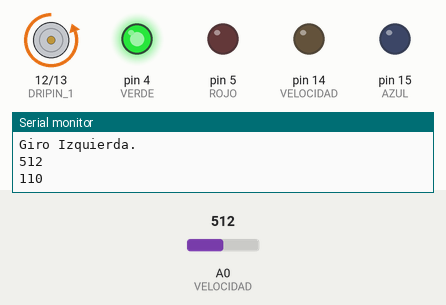
This sketch was run on a simulated Arduino Uno, built with avr-gcc and run on an emulated ATmega328P. Parts: motor-driver pin pairs drawn as motors (green arrow = first pin HIGH = forward, orange = second pin HIGH = backward, longer = more drive), output pins drawn as LEDs (lit = HIGH), the last lines printed to the serial monitor. Inputs (shaded band) come from the test bench; at power-on: A0 (VELOCIDAD) = 512.

Above: at 8.8 s.
8.9 s: A0 (VELOCIDAD) set to 929
17.5 s: A0 (VELOCIDAD) set to 955
At 30.0 s:
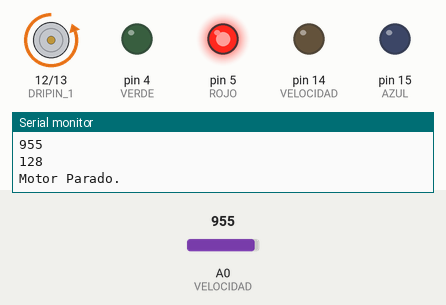
30.5 s: A0 (VELOCIDAD) set to 900
At 32.3 s:
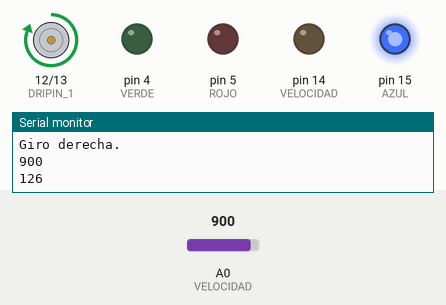
41.5 s: A0 (VELOCIDAD) set to 1023
At 49.4 s:
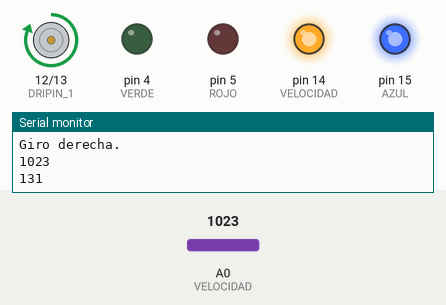
54.5 s: A0 (VELOCIDAD) set to 716
At 56.7 s:
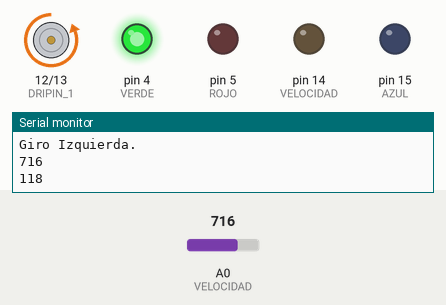
Timing chart, 0 to 65.5 s (numbered marks = the images above; inputs shaded):
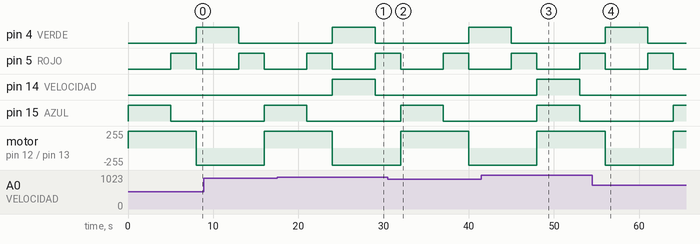

The sketch:

29_motorLM293D.ino
```cpp
#define VELOCIDAD 14
#define DRIPIN_1 12
#define DRIPIN_2 13
#define ROJO 5
#define VERDE 4
#define AZUL 15
#define PARO 0 // valor
#define IZQUIERDA 1
#define DERECHA 2
#define POT 0 // pin

#include <Wire.h>
#include <LiquidCrystal_I2C.h>

#define SDA 13
#define SCL 14

#define ADDR  0x27  //0x3F  //0x27

LiquidCrystal_I2C lcd(ADDR, 16, 2);


void setup() {

  Serial.begin(115200);

  pinMode(VELOCIDAD, OUTPUT);
  pinMode(DRIPIN_1, OUTPUT);
  pinMode(DRIPIN_2, OUTPUT);

  pinMode(ROJO, OUTPUT);
  pinMode(VERDE, OUTPUT);
  pinMode(AZUL, OUTPUT);

  pinMode(POT, INPUT);


}

void loop() {

 // digitalWrite(VELOCIDAD, HIGH); // motor encendido
  cambioEstado(DERECHA);

  delay(5000);

  cambioEstado(PARO);
  delay(3000);

  cambioEstado(IZQUIERDA);
  delay(5000);

  cambioEstado(PARO);

  delay(3000);

}


void cambioEstado(int estadoNuevo){
  switch(estadoNuevo){
    case PARO:

    analogWrite(VELOCIDAD, 0);  // apagar motor
    Serial.println("Motor Parado.");
    digitalWrite(ROJO, 1);
    digitalWrite(AZUL, 0);
    digitalWrite(VERDE, 0);
    break;

    case DERECHA:


      Serial.println("Giro derecha.");
      analogWrite(VELOCIDAD, leerPot());
      digitalWrite(ROJO, 0);
      digitalWrite(AZUL, 1);
      digitalWrite(VERDE, 0);
      digitalWrite(DRIPIN_1, 1);
      digitalWrite(DRIPIN_2, 0);

      break;
  case IZQUIERDA:


      Serial.println("Giro Izquierda.");
      analogWrite(VELOCIDAD, leerPot());
      digitalWrite(ROJO, 0);
      digitalWrite(AZUL, 0);
      digitalWrite(VERDE, 1);
      digitalWrite(DRIPIN_1, 0);
      digitalWrite(DRIPIN_2, 1);

      break;
  }

}

int leerPot(){
  int valorPot = 0;
  int valorVel = 0;
  valorPot = analogRead(POT);
  valorVel = map(valorPot, 0, 4095, 90, 255);
  Serial.println(valorPot);
  Serial.println(valorVel);
  return valorVel;

}
```

Measured:
- the behaviour switches between 943 and 944 on A0 (VELOCIDAD) (found by bisection; images 0 and 1)
- after the input at 17.5 s, pin 14 (VELOCIDAD): LOW → HIGH after 6.5 s, → LOW 5.0 s later
- after the input at 30.5 s, pin 14 (VELOCIDAD): stays LOW (without the input it goes to HIGH after 1.5 s)
- after the input at 41.5 s, pin 14 (VELOCIDAD): LOW → HIGH after 6.5 s, → LOW 5.0 s later
- after the input at 54.5 s, pin 14 (VELOCIDAD): stays LOW (without the input it goes to HIGH after 1.5 s)
